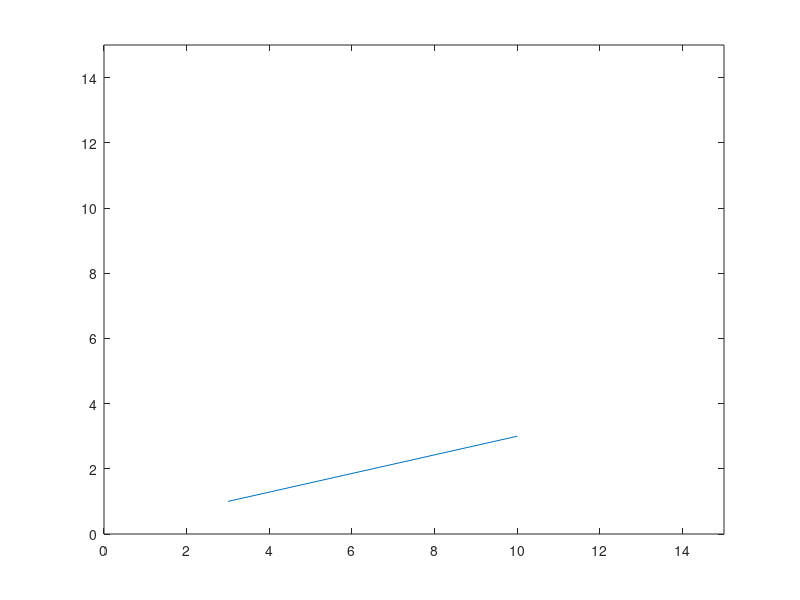

This chart was generated by the following MATLAB code: (Note: this script raises an error after producing the figure.)
% Listing 12-1 - Script to rotate a line
clear
clc
close all

 pts =   [3, 10
          1, 3];
 plot(pts(1,:), pts(2,:))
 axis ([0 15 0 15])
 hold on
 for angle = 0.05:0.05:1
     A = rotation(angle);
     pr = A * pts;
     plot(pr(1,:), pr(2,:))
 end

